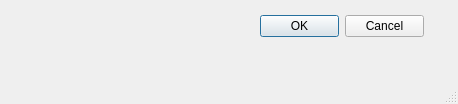
<?xml version="1.0" encoding="UTF-8"?>
<ui version="4.0">
 <class>MainWindow</class>
 <widget class="QMainWindow" name="MainWindow">
  <property name="geometry">
   <rect>
    <x>0</x>
    <y>0</y>
    <width>458</width>
    <height>104</height>
   </rect>
  </property>
  <property name="windowTitle">
   <string>是否关闭？</string>
  </property>
  <widget class="QWidget" name="centralwidget">
   <widget class="QDialogButtonBox" name="buttonBox">
    <property name="geometry">
     <rect>
      <x>260</x>
      <y>10</y>
      <width>164</width>
      <height>32</height>
     </rect>
    </property>
    <property name="standardButtons">
     <set>QDialogButtonBox::Cancel|QDialogButtonBox::Ok</set>
    </property>
   </widget>
  </widget>
  <widget class="QMenuBar" name="menubar">
   <property name="geometry">
    <rect>
     <x>0</x>
     <y>0</y>
     <width>458</width>
     <height>22</height>
    </rect>
   </property>
  </widget>
  <widget class="QStatusBar" name="statusbar"/>
 </widget>
 <resources/>
 <connections/>
</ui>
